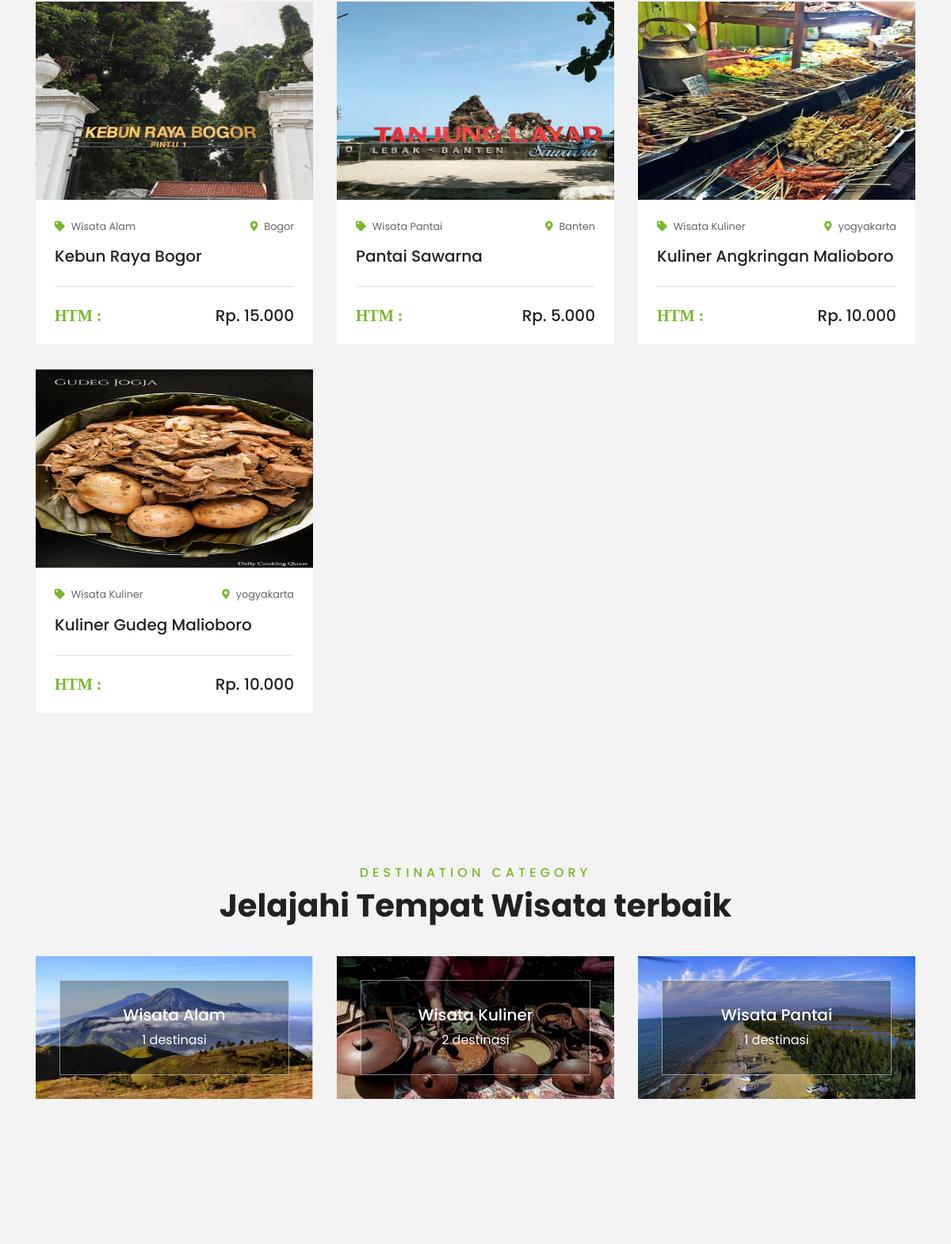
Page /travelling/main_page/destination.php (middle part) on the earlier database version.
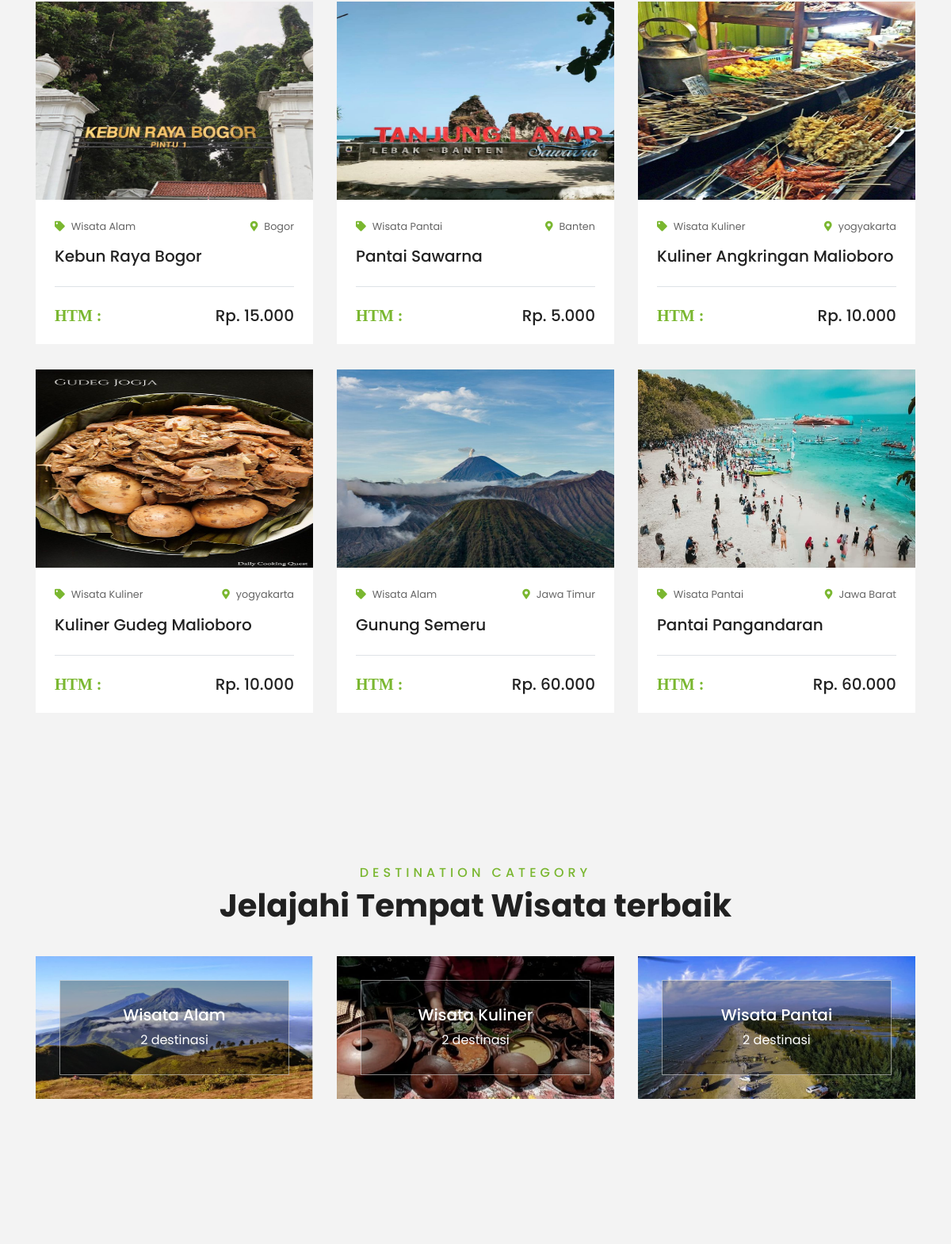
Same page on the later database version.
### tables this page shows
CREATE TABLE `destinasi` (
  `id_destinasi` int(11) NOT NULL,
  `nama_destinasi` varchar(100) NOT NULL,
  `gambar` text NOT NULL,
  `lokasi` varchar(250) NOT NULL,
  `harga` decimal(10,2) NOT NULL,
  `deskripsi` varchar(500) NOT NULL,
  `id_kategori` int(11) NOT NULL
);

CREATE TABLE `kategori` (
  `id_kategori` int(11) NOT NULL,
  `nama_kategori` varchar(100) NOT NULL,
  `gambar_kategori` text NOT NULL
);

### travelling/main_page/destination.php (the view, shortened to what this page needs)
<!DOCTYPE html>
<html lang="en">
<head>
    <link href="https://cdnjs.cloudflare.com/ajax/libs/font-awesome/5.10.0/css/all.min.css" rel="stylesheet">
    <link href="lib/owlcarousel/assets/owl.carousel.min.css" rel="stylesheet">
    <link href="lib/tempusdominus/css/tempusdominus-bootstrap-4.min.css" rel="stylesheet" />
    <link href="css/style.css" rel="stylesheet">
</head>
<body>
    <div class="container-fluid py-5">
        <div class="container pt-5 pb-3">
            <div class="row">
                <?php
                    include '../koneksi.php';
                    $query = mysqli_query($koneksi, "SELECT * FROM `destinasi` as d JOIN `kategori` as k ON d.id_kategori=k.id_kategori where id_destinasi=id_destinasi ORDER BY id_destinasi ASC");
                ?>
                <?php
                    if(mysqli_num_rows($query)>0){
                    while($data = mysqli_fetch_array($query)){
                ?>
                <div class="col-lg-4 col-md-6 mb-4">
                    <div class="package-item bg-white mb-2">
                        <img class="img-fluid" src="<?php echo $data["gambar"] ?>" style="width:350px; height:250px;">
                        <div class="p-4">
                            <div class="d-flex justify-content-between mb-3">
                                <small class="m-0"><i class="fas fa-tag text-primary mr-2"></i><?php echo $data["nama_kategori"] ?></small>
                                <small class="m-0"><i class="fa fa-map-marker-alt text-primary mr-2"></i><?php echo $data["lokasi"] ?></small>
                            </div>
                            <a class="h5 text-decoration-none" href="detail_destination.php?id_destinasi=<?php echo $data["id_destinasi"] ?>"><?php echo $data["nama_destinasi"] ?></a>
                            <div class="border-top mt-4 pt-4">
                                <div class="d-flex justify-content-between">
                                    <h5 class="m-0"><i class="fas text-primary mr-2"> HTM :</i></h5>
                                    <h5 class="m-0"><?php echo "Rp. " . number_format($data["harga"],0,',','.') ?></h5>
                                </div>
                            </div>
                        </div>
                    </div>
                </div>
                <?php } ?>
                <?php } ?>
            </div>
        </div>
    </div>
    <div class="container-fluid py-5">
        <div class="container pt-5 pb-3">
            <div class="text-center mb-3 pb-3">
                <h6 class="text-primary text-uppercase" style="letter-spacing: 5px;">Destination Category</h6>
                <h1>Jelajahi Tempat Wisata terbaik</h1>
            </div>
            <div class="row">
                <?php
                    include '../koneksi.php';
                    $query = mysqli_query($koneksi, "SELECT *, COUNT(d.id_kategori) as jumlah FROM `kategori` as k JOIN `destinasi` as d ON k.id_kategori=d.id_kategori where k.id_kategori=k.id_kategori GROUP BY d.id_kategori;");
                ?>
                <?php
                    if(mysqli_num_rows($query)>0){
                    while($data = mysqli_fetch_array($query)){
                ?>
                <div class="col-lg-4 col-md-6 mb-4">
                    <div class="destination-item position-relative overflow-hidden mb-2">
                        <img class="img-fluid" src="<?php echo $data["gambar_kategori"] ?>" style="width:500px; height: 180px;">
                        <a class="destination-overlay text-white text-decoration-none" href="detail_kategori.php?id_kategori=<?php echo $data["id_kategori"] ?>">
                            <h5 class="text-white"></i><?php echo $data["nama_kategori"] ?></h5>
                            <span><?php echo $data["jumlah"] ?> destinasi</span>
                        </a>
                    </div>
                </div>
                <?php } ?>
                <?php } ?>
            </div>
        </div>
    </div>
</body>
</html>

Differences in the rows shown:
computed for destinasi "Kebun Raya Bogor": jumlah "1" → "2"
computed for destinasi "Pantai Sawarna": jumlah "1" → "2"
added destinasi: gambar (picture), id_kategori.nama_kategori "Wisata Alam", lokasi "Jawa Timur", nama_destinasi "Gunung Semeru", harga "60.000"
added destinasi: gambar (picture), id_kategori.nama_kategori "Wisata Pantai", lokasi "Jawa Barat", nama_destinasi "Pantai Pangandaran", harga "60.000"
